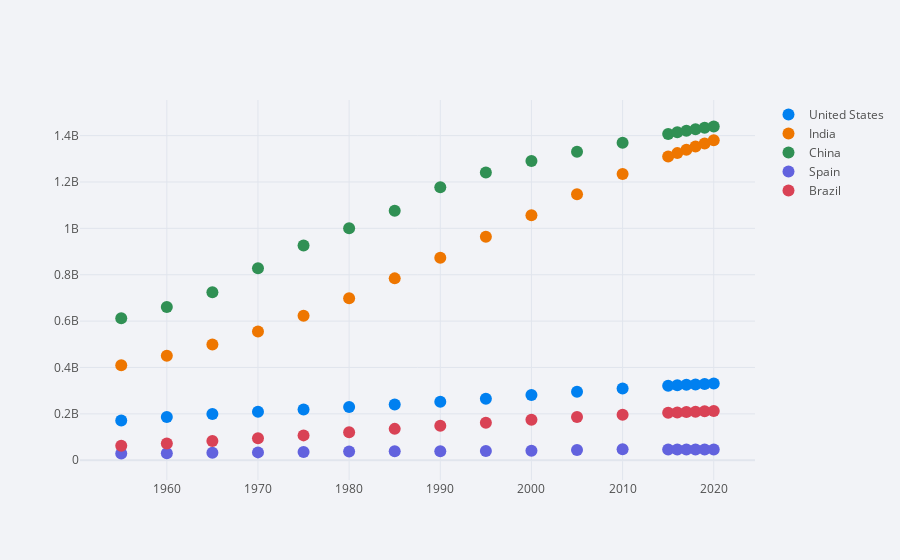

Notebook code cell kept with this figure:
### Markdown cell above
# ScatterPlot

### Code cell
df_population.iplot(kind='scatter', mode='markers', theme='polar')

### Figure 1 — Plotly figure (JSON) as saved in the notebook; plotly's stock layout.template omitted (floating-point values rounded to 4 significant figures)
{"data": [{"line": {"color": "rgba(0, 128, 240, 1.0)", "dash": "solid", "shape": "linear", "width": 1.3}, "marker": {"size": 12, "symbol": "circle"}, "mode": "markers", "name": "United States", "text": "", "type": "scatter", "x": [1955, 1960, 1965, 1970, 1975, 1980, 1985, 1990, 1995, 2000, 2005, 2010, 2015, 2016, 2017, 2018, 2019, 2020], "y": [171685336, 186720571, 199733676, 209513341, 219081251, 229476354, 240499825, 252120309, 265163745, 281710909, 294993511, 309011475, 320878310, 323015995, 325084756, 327096265, 329064917, 331002651]}, {"line": {"color": "rgba(238, 118, 0, 1.0)", "dash": "solid", "shape": "linear", "width": 1.3}, "marker": {"size": 12, "symbol": "circle"}, "mode": "markers", "name": "India", "text": "", "type": "scatter", "x": [1955, 1960, 1965, 1970, 1975, 1980, 1985, 1990, 1995, 2000, 2005, 2010, 2015, 2016, 2017, 2018, 2019, 2020], "y": [409880595, 450547679, 499123324, 555189792, 623102897, 698952844, 784360008, 873277798, 963922588, 1056575549, 1147609927, 1234281170, 1310152403, 1324517249, 1338676785, 1352642280, 1366417754, 1380004385]}, {"line": {"color": "rgba(48, 144, 84, 1.0)", "dash": "solid", "shape": "linear", "width": 1.3}, "marker": {"size": 12, "symbol": "circle"}, "mode": "markers", "name": "China", "text": "", "type": "scatter", "x": [1955, 1960, 1965, 1970, 1975, 1980, 1985, 1990, 1995, 2000, 2005, 2010, 2015, 2016, 2017, 2018, 2019, 2020], "y": [612241554, 660408056, 724218968, 827601394, 926240885, 1000089235, 1075589361, 1176883674, 1240920535, 1290550765, 1330776380, 1368810615, 1406847870, 1414049351, 1421021791, 1427647786, 1433783686, 1439323776]}, {"line": {"color": "rgba(98, 98, 222, 1.0)", "dash": "solid", "shape": "linear", "width": 1.3}, "marker": {"size": 12, "symbol": "circle"}, "mode": "markers", "name": "Spain", "text": "", "type": "scatter", "x": [1955, 1960, 1965, 1970, 1975, 1980, 1985, 1990, 1995, 2000, 2005, 2010, 2015, 2016, 2017, 2018, 2019, 2020], "y": [29048395, 30402411, 32146263, 33883749, 35879209, 37698196, 38733876, 39202525, 39787419, 40824754, 44019123, 46931015, 46671926, 46634140, 46647428, 46692858, 46736776, 46754778]}, {"line": {"color": "rgba(217, 66, 85, 1.0)", "dash": "solid", "shape": "linear", "width": 1.3}, "marker": {"size": 12, "symbol": "circle"}, "mode": "markers", "name": "Brazil", "text": "", "type": "scatter", "x": [1955, 1960, 1965, 1970, 1975, 1980, 1985, 1990, 1995, 2000, 2005, 2010, 2015, 2016, 2017, 2018, 2019, 2020], "y": [62533919, 72179226, 83373530, 95113265, 107216205, 120694009, 135274080, 149003223, 162019896, 174790340, 186127103, 195713635, 204471769, 206163053, 207833823, 209469323, 211049527, 212559417]}], "layout": {"legend": {"bgcolor": "#F2F3F7", "font": {"color": "#505050"}}, "paper_bgcolor": "#F2F3F7", "plot_bgcolor": "#F2F3F7", "title": {"font": {"color": "#484848"}}, "xaxis": {"gridcolor": "#E1E5ED", "showgrid": true, "tickfont": {"color": "#505050"}, "title": {"font": {"color": "#505050"}, "text": ""}, "zerolinecolor": "#E1E5ED"}, "yaxis": {"gridcolor": "#E1E5ED", "showgrid": true, "tickfont": {"color": "#505050"}, "title": {"font": {"color": "#505050"}, "text": ""}, "zerolinecolor": "#E1E5ED"}}}
